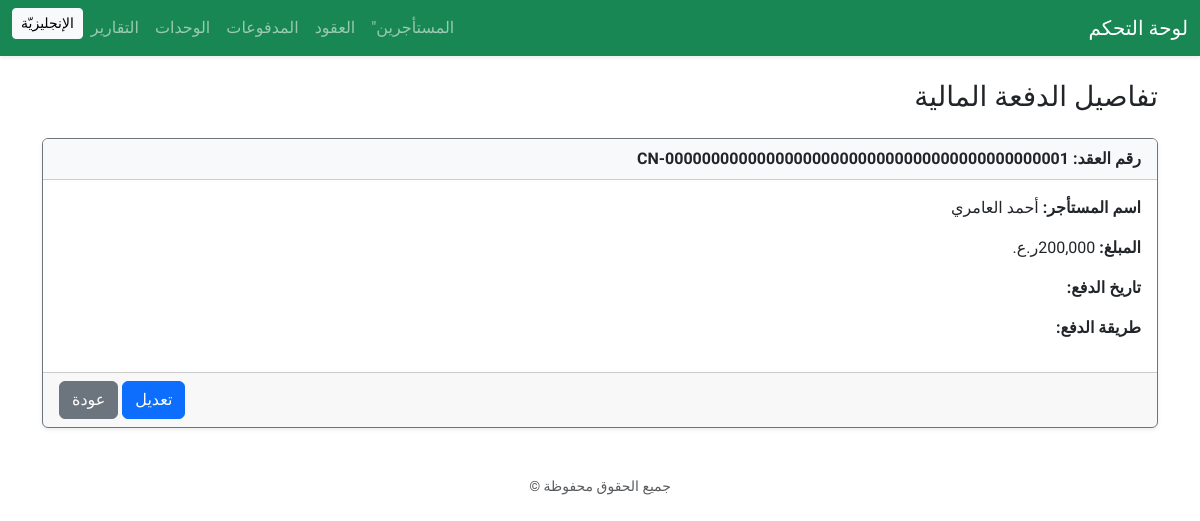
Page /payments/1/ on the committed database.
### payments/models.py (models this page shows, shortened)
class Payment(models.Model):
  contract = models.ForeignKey(
    Contract,
    on_delete=models.CASCADE,
    verbose_name=_('العقد')
  )
  amount = models.DecimalField(
    max_digits=10,
    decimal_places=3,
    verbose_name=_('المبلغ (ر.ع)')
  )
  date = models.DateField(
    verbose_name=_('تاريخ الدفع')
  )
  method = models.CharField(
    max_length=2,
    choices=PaymentMethod.choices,
    verbose_name=_('طريقة الدفع')
  )
  receipt = models.FileField(
    upload_to='receipts/',
    blank=True,
    null=True,
    verbose_name=_('إيصال الدفع')
  )
  class Meta:
    verbose_name = _("دفعة")
    verbose_name_plural = _("الدفعات")

### contracts/models.py (models this page shows, shortened)
class Contract(models.Model):
  tenant = models.ForeignKey(
    Tenant,
    on_delete=models.CASCADE,
    verbose_name=_('المستأجر')
  )
  unit = models.ForeignKey(
    Unit,
    on_delete=models.CASCADE,
    verbose_name=_('الوحدة')
  )
  start_date = models.DateField(
    verbose_name=_('تاريخ البداية')
  )
  end_date = models.DateField(
    verbose_name=_('تاريخ النهاية')
  )
  rent_amount = models.DecimalField(
    max_digits=10,
    decimal_places=3,
    verbose_name=_('الإيجار الشهري (ر.ع)')
  )
  activity = models.CharField(
    max_length=255,
    verbose_name=_('النشاط التجاري'),
    blank=True,
    null=True,
  )
  created_at = models.DateTimeField(
    auto_now_add=True,
    verbose_name=_('تاريخ الإنشاء')
  )
  update_at = models.DateTimeField(
    auto_now=True,
    verbose_name=_('آخر تحديث')
  )
  class Meta:
    verbose_name = _("عقد إيجار")
    verbose_name_plural = _("عقود الإيجار")
    ordering = ['-start_date']
  @property
  def contract_number(self):
    return f"CN-{self.id:044d}"

### tenants/models.py (models this page shows, shortened)
class Tenant(models.Model):
  full_name = models.CharField(
    max_length=255,
    verbose_name=_("الاسم الكامل")
  )
  national_id = models.CharField(
    max_length=20,
    verbose_name=_("الرقم المدني / الهوية")
  )
  phone = models.CharField(
    max_length=20,
    verbose_name=_("رقم الهاتف")
  )
  email = models.EmailField(
    blank=True,
    null=True,
    max_length=255,
    verbose_name=_("البريد الالكتروني")
  )
  address = models.TextField(
    blank=True,
    null=True,
    verbose_name=_("العنوان")
  )
  photo_id = models.ImageField(
    upload_to='tenants_ids/',
    blank=True,
    null=True,
    verbose_name=_("صورة الهوية")
  )
  status = models.CharField(
    max_length=2,
    choices=TenantStatus.choices,
    default=TenantStatus.ACTIVE,
    verbose_name=_("الحالة")
  )
  class Meta:
    verbose_name = _("مستأجر")
    verbose_name_plural = _("المستأجرون")

### payments/views.py (the view)
# urls.py: path('<int:pk>/', views.payment_detail, name='detail'),
def payment_detail(request, pk):
  payment = get_object_or_404(Payment, pk=pk)
  return render(request, 'payments/payment_detail.html', {'payment': payment})

### templates/payments/payment_detail.html (shortened to what this page needs)
{% extends "base.html" %}
{% load i18n %}
{% block content %}
<div class="d-flex justify-content-between mb-4">
    <h1 class="h3 mb-0 text-gray-800">{% trans "تفاصيل الدفعة المالية" %}</h1>
</div>
<div class="card shadow-sm border-secondary">
  <div class="card-header bg-light fw-bold">
    {% trans "رقم العقد" %}: {{ payment.contract.contract_number }}
  </div>
  <div class="card-body">
    <p><strong>{% trans "اسم المستأجر" %}:</strong> {{ payment.contract.tenant.full_name }}</p>
    <p><strong>{% trans "المبلغ" %}:</strong> {{ payment.amount }}{% trans "ر.ع." %}</p>
    <p><strong>{% trans "تاريخ الدفع" %}:</strong> {{ payment.payment_date }}</p>
    <p><strong>{% trans "طريقة الدفع" %}:</strong> {{ payment.get_payment_method_display }}</p>
  </div>
  <div class="card-footer text-end">
    <a href="{% url 'payments:edit' payment.pk %}" class="btn btn-primary">{% trans "تعديل" %}</a>
    <a href="{% url 'payments:list' %}" class="btn btn-secondary">{% trans "عودة" %}</a>
  </div>
</div>
{% endblock %}

### rows in the picture
Payment: contract.contract_number "CN-00000000000000000000000000000000000000000001", contract.tenant.full_name "أحمد العامري", amount "200,000"
